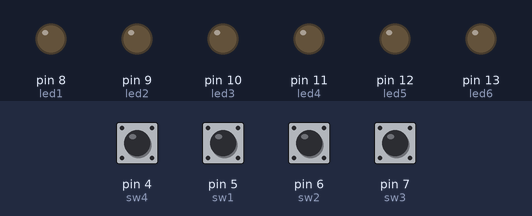
Simulated run of this sketch. Board: Arduino Uno, built with avr-gcc and run on an emulated ATmega328P. Shown: output pins drawn as LEDs (lit = HIGH). The test bench sets the inputs (shaded band); at power-on: pin 4 (sw4), pin 5 (sw1), pin 6 (sw2), pin 7 (sw3) LOW.

Above: at 1.2 s.
1.3 s: pin 6 (sw2) pulled HIGH for 0.15 s
At 2.7 s:
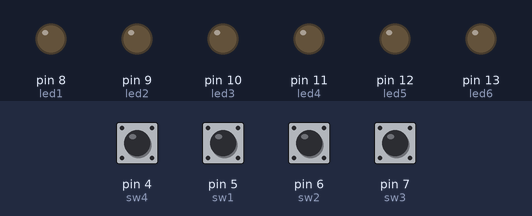
3.0 s: pin 4 (sw4) pulled HIGH for 1 s
At 3.2 s:
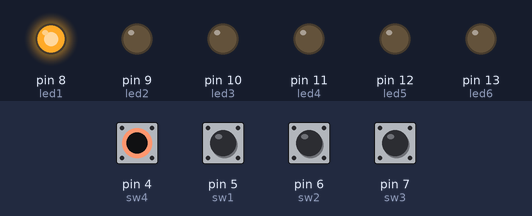
5.5 s: pin 5 (sw1) pulled HIGH for 0.15 s
At 6.1 s:
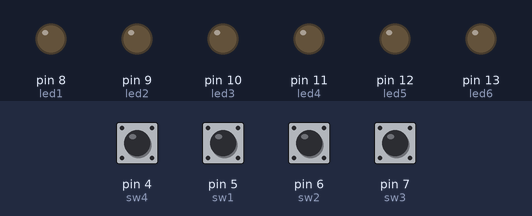
7.2 s: pin 4 (sw4) pulled HIGH for 1 s
At 7.8 s:
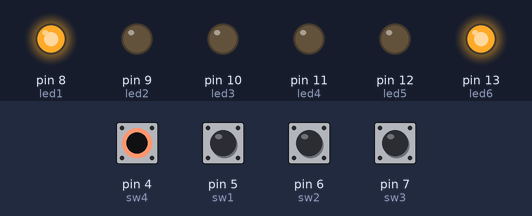
9.7 s: pin 5 (sw1) pulled HIGH for 0.15 s
At 10.5 s:
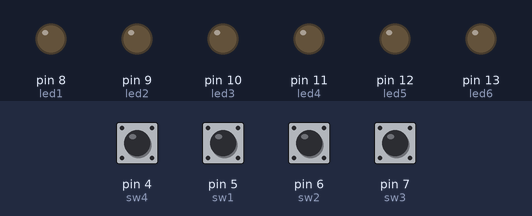
11.4 s: pin 6 (sw2) pulled HIGH for 1 s
At 12.2 s:
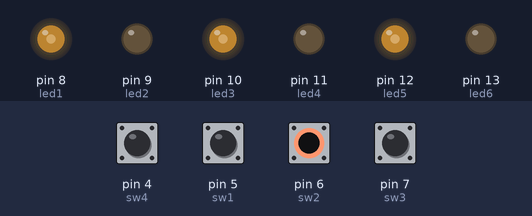
Timing chart, 0 to 14.4 s (numbered marks = the images above; inputs shaded):
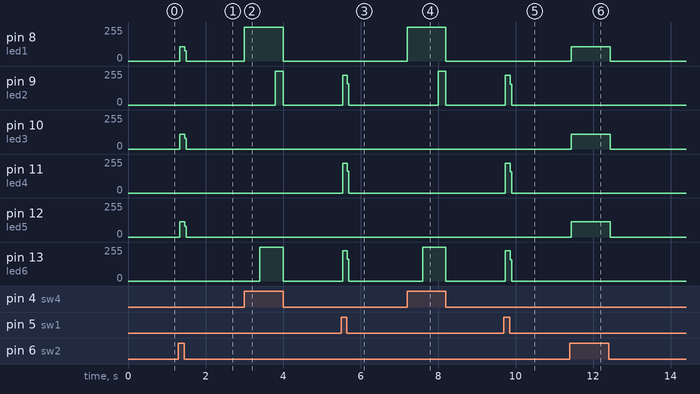

Measured:
- after the input at 1.3 s, pin 8 (led1): 0/255 → 108/255 at once, → 0/255 0.12 s later; pin 10 (led3): 0/255 → 111/255 at once, → 0/255 0.12 s later; pin 12 (led5): 0/255 → 113/255 at once, → 0/255 0.12 s later
- after the input at 3.0 s, pin 8 (led1): 0/255 → 255/255 at once, → 0/255 1.0 s later; pin 9 (led2): 0/255 → 255/255 after 0.80 s, → 0/255 0.20 s later; pin 13 (led6): 0/255 → 255/255 after 0.40 s, → 0/255 0.60 s later
- after the input at 5.5 s, pin 9 (led2): 0/255 → 222/255 at once, → 0/255 0.12 s later; pin 11 (led4): 0/255 → 225/255 at once, → 0/255 0.12 s later; pin 13 (led6): 0/255 → 227/255 at once, → 0/255 0.12 s later
- after the input at 7.2 s, pin 8 (led1): 0/255 → 255/255 at once, → 0/255 1.0 s later; pin 9 (led2): 0/255 → 255/255 after 0.80 s, → 0/255 0.20 s later; pin 13 (led6): 0/255 → 255/255 after 0.40 s, → 0/255 0.60 s later
- after the input at 9.7 s, pin 9 (led2): 0/255 → 222/255 at once, → 0/255 0.12 s later; pin 11 (led4): 0/255 → 225/255 at once, → 0/255 0.12 s later; pin 13 (led6): 0/255 → 227/255 at once, → 0/255 0.12 s later
- after the input at 11.4 s, pin 8 (led1): 0/255 → 108/255 at once, → 0/255 1.0 s later; pin 10 (led3): 0/255 → 111/255 at once, → 0/255 1.0 s later; pin 12 (led5): 0/255 → 113/255 at once, → 0/255 1.0 s later

The sketch:

CardenasLizeth_Deber1_SE.ino
```cpp
/*
*CAP II: PUERTOS DIGITALES
*DEBER I: Puertos digitales
*Objetivos: Juego de leds
*Funciones:
*      PinMode(pin, MODO)
*            MODO->(pin,ESTADO)
*      DigitalWrite(pin,ESTADO)
*            ESTADO->HIGH, LOW
*      delay(ms)
*             ms->tiempo en milisegundos
*/
const int led1=8;
const int led2=9;
const int led3=10;
const int led4=11;
const int led5=12;
const int led6=13;

const int sw1=5;
const int sw2=6;
const int sw3=7;
const int sw4=4;

int i=0; // variable para ciclo if
int j=0; // variable para ciclo while

void setup() {
  pinMode(led1,OUTPUT);//pin 8 como salida
  pinMode(led2,OUTPUT);//pin 9 como salida
  pinMode(led3,OUTPUT);//pin 10 como salida
  pinMode(led4,OUTPUT);//pin 11 como salida
  pinMode(led5,OUTPUT);//pin 12 como salida
  pinMode(led6,OUTPUT);//pin 13 como salida

  pinMode(sw1,INPUT);//pin 8 como salida
  pinMode(sw2,INPUT);//pin 9 como salida
  pinMode(sw3,INPUT);//pin 10 como salida
  pinMode(sw4,INPUT);//pin 11 como salida


}

void loop() {
  // JUEGO 1
  // Enciende leds pares mediante la activación de un switch(sw1)
  for(i=0;i<=10;i++){
if(digitalRead(sw1)==HIGH){
  digitalWrite(led2,HIGH);

}
else
digitalWrite(led2,LOW);
if(digitalRead(sw1)==HIGH){
  digitalWrite(led4,HIGH);

}
else
digitalWrite(led4,LOW);

if(digitalRead(sw1)==HIGH){
  digitalWrite(led6,HIGH);

}
else
digitalWrite(led6,LOW);
  }
  //JUEGO 2
// Enciende leds impares mediante la activación de un switch(sw2)
for(i=0;i<=10;i++){
if(digitalRead(sw2)==HIGH){
  digitalWrite(led1,HIGH);

}
else
digitalWrite(led1,LOW);
if(digitalRead(sw2)==HIGH){
  digitalWrite(led3,HIGH);

}
else
digitalWrite(led3,LOW);

if(digitalRead(sw2)==HIGH){
  digitalWrite(led5,HIGH);

}
else
digitalWrite(led5,LOW);
}
// Enciende leds secuenciales mediante la activación de un switch(sw3)
//JUEGO 3
if(digitalRead(sw3)==HIGH){
  digitalWrite(led1,HIGH);
  delay(1200);
}
else
digitalWrite(led1,LOW);

if(digitalRead(sw3)==HIGH){
  digitalWrite(led2,HIGH);
  delay(1000);
}
else
digitalWrite(led2,LOW);

if(digitalRead(sw3)==HIGH){
  digitalWrite(led3,HIGH);
  delay(800);
}
else
digitalWrite(led3,LOW);

if(digitalRead(sw3)==HIGH){
  digitalWrite(led4,HIGH);
  delay(600);
}
else
digitalWrite(led4,LOW);

if(digitalRead(sw3)==HIGH){
  digitalWrite(led5,HIGH);

 delay(400);
}
else
digitalWrite(led5,LOW);
if(digitalRead(sw3)==HIGH){
  digitalWrite(led6,HIGH);
  delay(200);
}
else
digitalWrite(led6,LOW);

// Enciende leds de par de afuera hacia adentro mediante la activación de un switch(sw4)
//JUEGO 4
if(digitalRead(sw4)==HIGH){
  digitalWrite(led1,HIGH);
  delay(400);
}
else
digitalWrite(led1,LOW);

if(digitalRead(sw4)==HIGH){
  digitalWrite(led6,HIGH);
  delay(400);
}
else
digitalWrite(led6,LOW);

if(digitalRead(sw4)==HIGH){
  digitalWrite(led2,HIGH);
  delay(200);
}
else
digitalWrite(led2,LOW);

if(digitalRead(sw4)==HIGH){
  digitalWrite(led5,HIGH);
  delay(200);
}
else
digitalWrite(led5,LOW);

if(digitalRead(sw4)==HIGH){
  digitalWrite(led4,HIGH);

 delay(400);
}
else
digitalWrite(led4,LOW);
if(digitalRead(sw4)==HIGH){
  digitalWrite(led3,HIGH);
  delay(400);
}
else
digitalWrite(led3,LOW);
}
```
